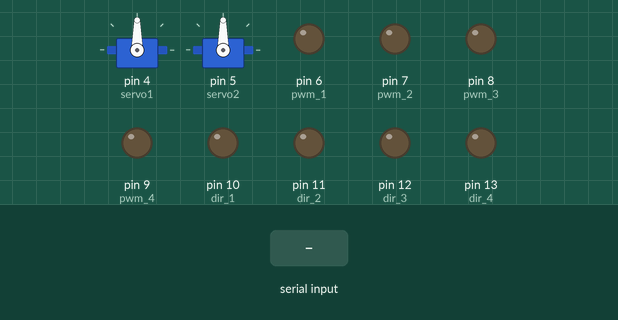
This sketch was run on a simulated Arduino Uno, built with avr-gcc and run on an emulated ATmega328P. Shown: 2 × servo, output pins drawn as LEDs (lit = HIGH). The test bench sets the inputs (shaded band).

Above: at 1.2 s.
1.3 s: "w" received over Serial
At 2.2 s:
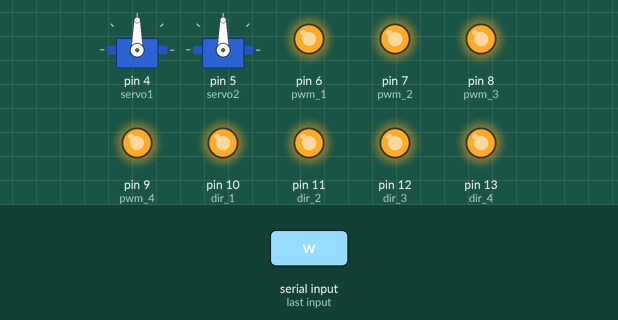
2.8 s: "W" received over Serial
At 4.2 s:
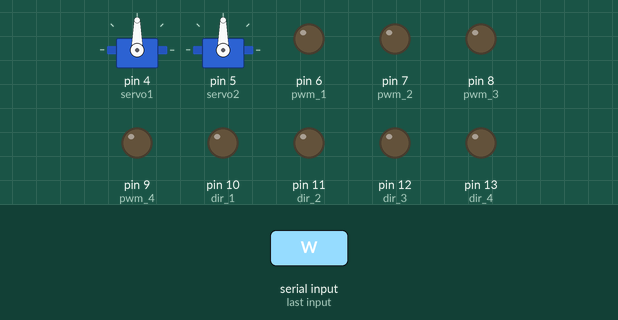
Timing chart, 0 to 5.8 s (numbered marks = the images above; inputs shaded):
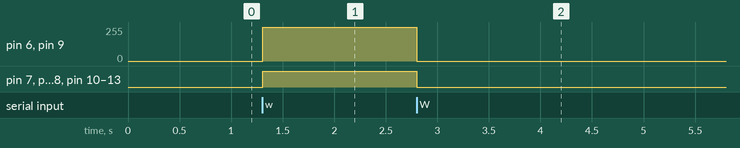

Measured:
- after the input at 1.3 s, pin 6 (pwm_1), pin 9 (pwm_4): 0/255 → 254/255 at once; pin 7 (pwm_2), pin 8 (pwm_3), pin 10 (dir_1), pin 11 (dir_2), pin 12 (dir_3), pin 13 (dir_4): LOW → HIGH at once
- after the input at 2.8 s, pin 6 (pwm_1), pin 9 (pwm_4): 254/255 → 0/255 at once; pin 7 (pwm_2), pin 8 (pwm_3), pin 10 (dir_1), pin 11 (dir_2), pin 12 (dir_3), pin 13 (dir_4): HIGH → LOW at once

The sketch:

Orbitron_Test.ino
```cpp
#include <Servo.h>

Servo servo1;
Servo servo2;
Servo servo3;
Servo servo4;


void setup() {

  Serial.begin(9600);

  servo1.attach(2);
  servo2.attach(3);
  servo1.attach(4);
  servo2.attach(5);

  #define dir_1 10
  #define dir_2 11

  #define dir_3 12
  #define dir_4 13

  #define pwm_1 6
  #define pwm_2 7
  #define pwm_3 8
  #define pwm_4 9

  //declare pins as INPUT/OUTPUT
  pinMode(pwm_1,OUTPUT);
  pinMode(dir_1,OUTPUT);
  pinMode(pwm_2,OUTPUT);
  pinMode(dir_2,OUTPUT);
  pinMode(pwm_3,OUTPUT);
  pinMode(dir_3,OUTPUT);
  pinMode(pwm_4,OUTPUT);
  pinMode(dir_4,OUTPUT);

  //Serial.begin(9600); //I am using Serial Monitor instead of LCD display
}

void loop() {
  // put your main code here, to run repeatedly:
  if(Serial.available() > 0)
  {
    int value = Serial.read();

  switch (value){
    case 'w':
      digitalWrite(dir_1, 1);
      digitalWrite(dir_2, 1);
      digitalWrite(dir_3, 1);
      digitalWrite(dir_4, 1);
      for(int i = 0; i < 255; i++)
        {
        analogWrite(pwm_1, i);
        analogWrite(pwm_2, i);
        analogWrite(pwm_3, i);
        analogWrite(pwm_4, i);
        }
      break;
    case 'W':
      digitalWrite(dir_1, 0);
      digitalWrite(dir_2, 0);
      digitalWrite(dir_3, 0);
      digitalWrite(dir_4, 0);
      analogWrite(pwm_1, 0);
      analogWrite(pwm_2, 0);
      analogWrite(pwm_3, 0);
      analogWrite(pwm_4, 0);
      break;
  }

  }
  else {
    }
}
```
